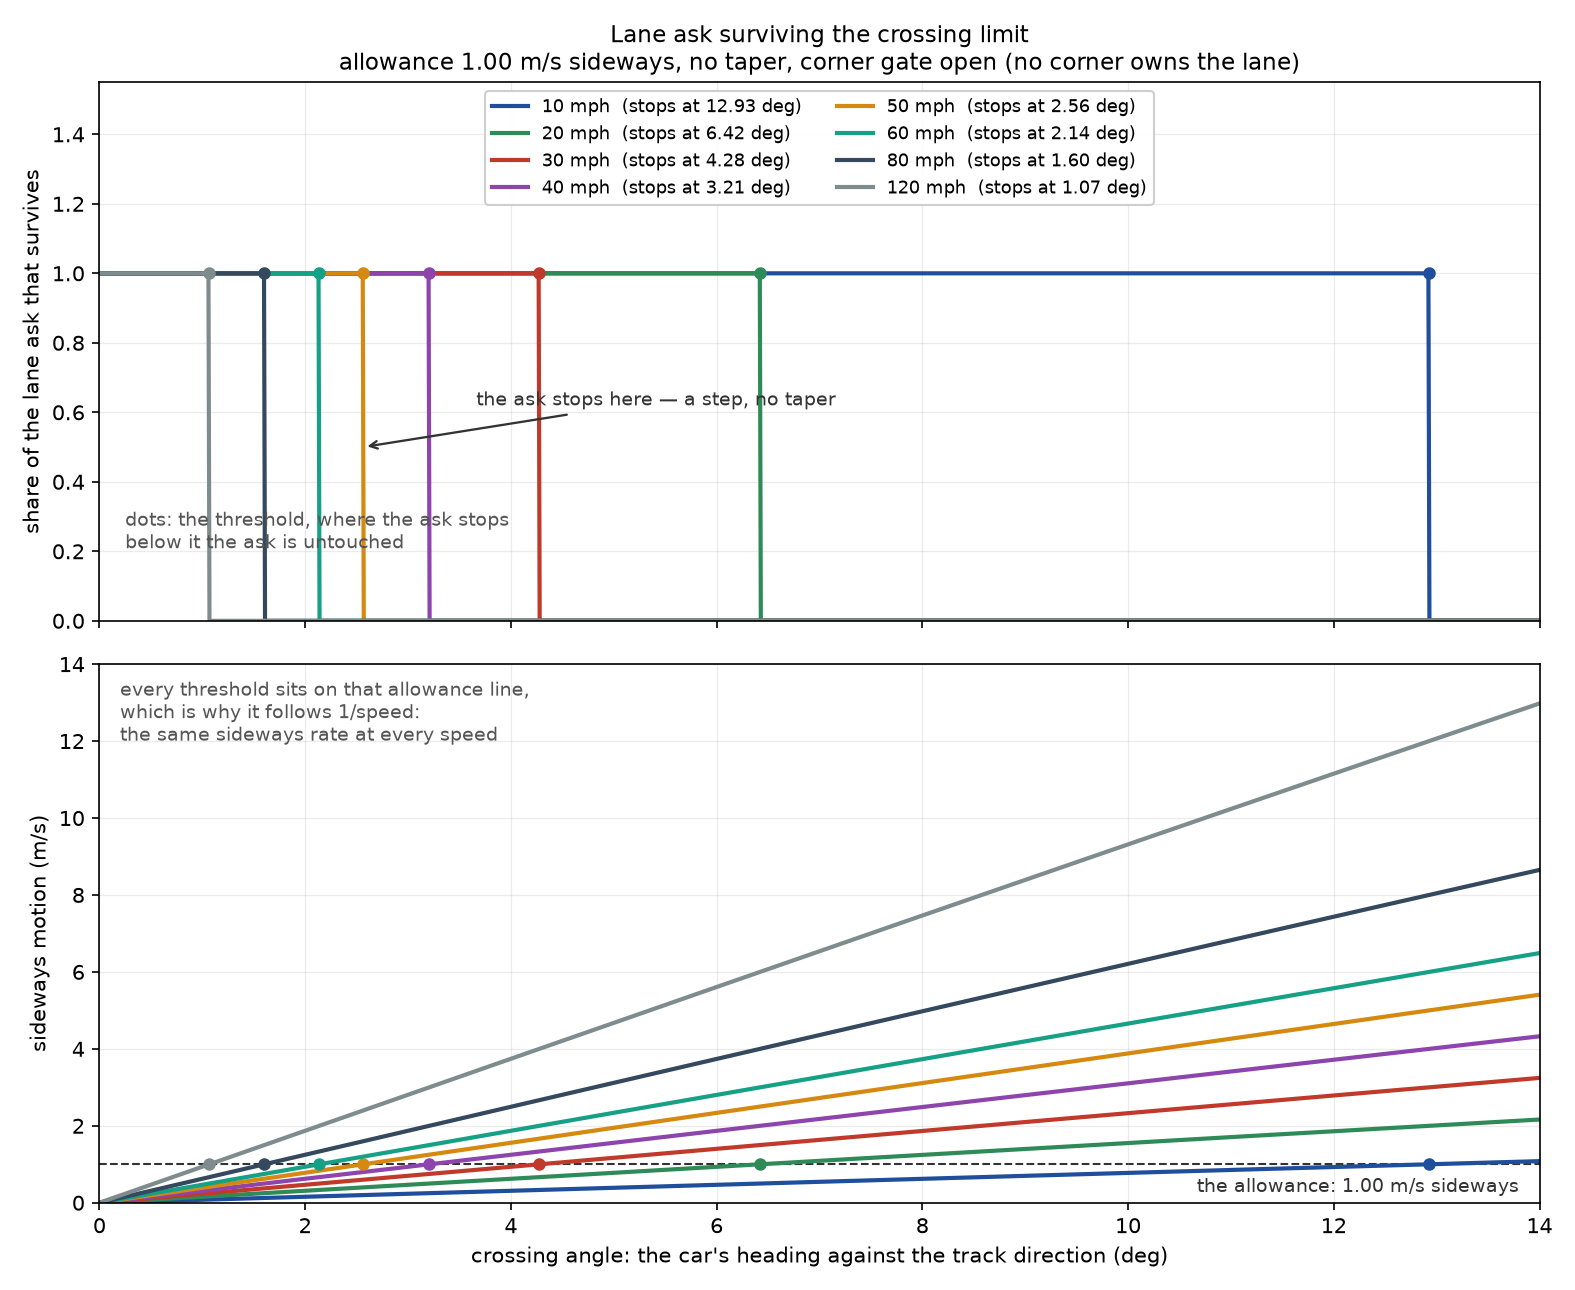

This chart was generated by the following Python code:
"""Lane ask surviving the crossing limit, by speed, mirroring Racer.cs.

Reproduces LaneCrossingThresholdDegrees and the step at the call site, with no corner gate (the
limit stands down while the corner line owns the lane, so every curve here is the non-corner case):

    threshold(v) = degrees(asin(min(LaneCrossingLateralSpeedMps / v, 1)))
    the ask that would cross the car further is dropped outright past that threshold

The threshold is the heading that carries the car sideways at the lateral allowance, so it is
`1/speed` by construction. Past it the ask is dropped as a step rather than tapered, so there is
no width to tune; the ask that unwinds a crossing is never dropped, which is the asymmetry the
step keeps, and corner entry is exempt in the code (not drawn here).

Top panel: how much of the lane ask survives at a given crossing angle (the car's heading
against the track direction). Bottom panel: the same angles read as sideways motion, where every
threshold lands on the allowance line - that is why the threshold follows 1/speed.

Run: python docs/lane-crossing-limit.py
"""
import math

import matplotlib
matplotlib.use("Agg")
import matplotlib.pyplot as plt
import numpy as np

LATERAL_MPS = 1.0  # LaneCrossingLateralSpeedMps
MPH = 0.44704
SPEEDS = [10, 20, 30, 40, 50, 60, 80, 120]
COLOURS = ["#1f4e9c", "#2e8b57", "#c0392b", "#8e44ad", "#d68910", "#16a085", "#34495e", "#7f8c8d"]
X_MAX = 14.0
TOP_LIMIT = 1.55
BOTTOM_LIMIT = 14.0


def threshold_deg(speed_mph):
    v = speed_mph * MPH
    return math.degrees(math.asin(min(LATERAL_MPS / v, 1.0)))


def share(crossing_deg, speed_mph):
    return np.where(np.abs(crossing_deg) <= threshold_deg(speed_mph), 1.0, 0.0)


crossings = np.linspace(0.0, X_MAX, 1401)

fig, (top, bottom) = plt.subplots(2, 1, sharex=True, figsize=(10.5, 8.6), dpi=150)

for mph, colour in zip(SPEEDS, COLOURS):
    t = threshold_deg(mph)
    top.plot(crossings, share(crossings, mph), "-", color=colour, linewidth=2.0, label=f"{mph} mph  (stops at {t:.2f} deg)")
    top.plot([t], [1.0], "o", color=colour, markersize=5)
    bottom.plot(crossings, (mph * MPH) * np.sin(np.radians(crossings)), "-", color=colour, linewidth=2.0, label=f"{mph} mph")
    bottom.plot([t], [LATERAL_MPS], "o", color=colour, markersize=5)

t50 = threshold_deg(50)
top.annotate("the ask stops here — a step, no taper",
             xy=(t50, 0.5), xytext=(t50 + 1.1, 0.62),
             arrowprops=dict(arrowstyle="->", color="#333333", linewidth=1.1), fontsize=9, color="#333333")
top.text(0.25, 0.32, "dots: the threshold, where the ask stops\nbelow it the ask is untouched", fontsize=9, color="#555555", va="top")
top.set_ylim(0.0, TOP_LIMIT)
top.set_ylabel("share of the lane ask that survives")
top.set_title(
    "Lane ask surviving the crossing limit\n"
    f"allowance {LATERAL_MPS:.2f} m/s sideways, no taper, corner gate open (no corner owns the lane)",
    fontsize=11,
)
top.grid(alpha=0.25, linewidth=0.6)
top.legend(loc="upper center", ncol=2, fontsize=8.5, framealpha=0.95)

bottom.axhline(LATERAL_MPS, color="#333333", linewidth=1.0, linestyle="--", zorder=0)
bottom.text(X_MAX - 0.2, LATERAL_MPS - 0.35, f"the allowance: {LATERAL_MPS:.2f} m/s sideways", ha="right", va="top", fontsize=9, color="#333333")
bottom.text(0.2, BOTTOM_LIMIT - 0.4, "every threshold sits on that allowance line,\nwhich is why it follows 1/speed:\nthe same sideways rate at every speed", ha="left", va="top", fontsize=9, color="#555555")
bottom.set_ylim(0.0, BOTTOM_LIMIT)
bottom.set_xlim(0.0, X_MAX)
bottom.set_xlabel("crossing angle: the car's heading against the track direction (deg)")
bottom.set_ylabel("sideways motion (m/s)")
bottom.grid(alpha=0.25, linewidth=0.6)

fig.tight_layout()
fig.savefig("docs/lane-crossing-limit.png", facecolor="white")

print(f"{'mph':>5} {'threshold':>10}   (deg of crossing, the ask stops there)")
for mph in SPEEDS:
    print(f"{mph:>5} {threshold_deg(mph):>10.2f}")
